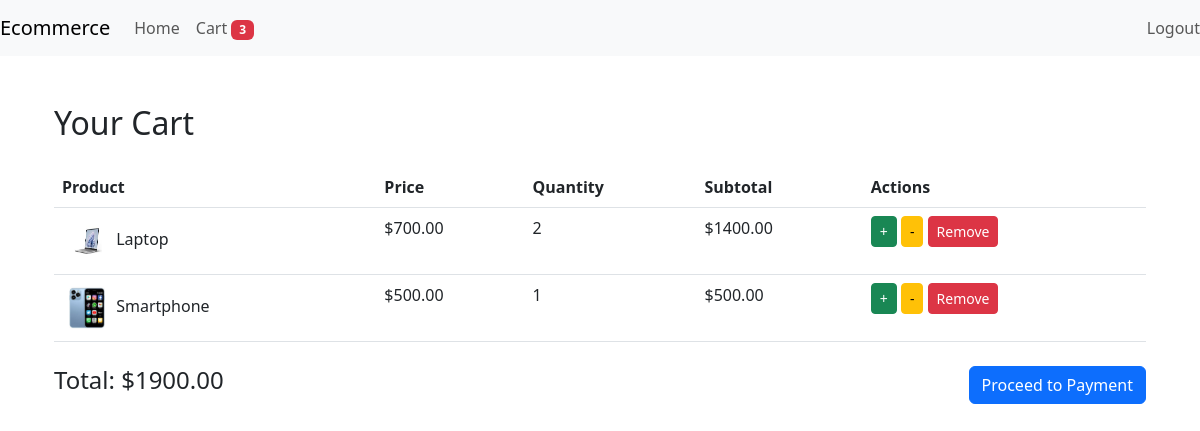
The app's page /cart/ (signed in) with its own data.
### app/models.py (models this page shows, shortened)
class Cart(models.Model):
    user = models.ForeignKey(User, on_delete=models.CASCADE)
    product = models.ForeignKey(Product, on_delete=models.CASCADE)
    quantity = models.PositiveIntegerField(default=1)

class Product(models.Model):
    product_id = models.AutoField(primary_key=True)
    product_name = models.CharField(max_length=100)
    product_category = models.CharField(max_length=50)
    product_price = models.DecimalField(max_digits=10, decimal_places=2)
    product_description = models.TextField()
    product_image = models.URLField()

### app/views.py (the view)
# urls.py: path('cart/', views.cart, name='cart'),
@login_required
def cart(request):
    if request.user.is_authenticated:
        cart_items = Cart.objects.filter(user=request.user)
        for item in cart_items:
            item.subtotal = item.quantity * item.product.product_price
        total = sum(item.subtotal for item in cart_items)
        cart_count = Cart.objects.filter(user=request.user).aggregate(total=Sum('quantity'))['total'] or 0
    else:
        cart_items = []
        total = 0
        cart_count = 0
    return render(request, 'app/cart.html', {'cart_items': cart_items, 'total': total, 'cart_count':cart_count })

### app/templates/app/cart.html (shortened to what this page needs)
{% extends "app/base.html" %}
{% block content %}
<div class="container mt-5">
    <h2>Your Cart</h2>
    <div id="cart-items" class="mt-4">
        {% if cart_items %}
            <table class="table">
                <thead>
                    <tr>
                        <th>Product</th>
                        <th>Price</th>
                        <th>Quantity</th>
                        <th>Subtotal</th>
                        <th>Actions</th>
                    </tr>
                </thead>
                <tbody>
                    {% for item in cart_items %}
                    <tr>
                        <td>
                            <img src="{{ item.product.product_image }}" alt="{{ item.product.product_name }}" style="width: 50px; height: 50px;">
                            {{ item.product.product_name }}
                        </td>
                        <td>${{ item.product.product_price }}</td>
                        <td>{{ item.quantity }}</td>
                        <td>${{ item.subtotal }}</td>
                        <td>
                            <a href="{% url 'cartpage_update_cart' item.product.product_id 'increment' %}" class="btn btn-success btn-sm">+</a>
                            <a href="{% url 'cartpage_update_cart' item.product.product_id 'decrement' %}" class="btn btn-warning btn-sm">-</a>
                            <a href="{% url 'cartpage_remove_from_cart' item.product.product_id %}" class="btn btn-danger btn-sm">Remove</a>
                        </td>
                    </tr>
                    {% endfor %}
                </tbody>
            </table>
        {% else %}
            <p>Your cart is empty.</p>
        {% endif %}
    </div>
    <div class="mt-4 d-flex justify-content-between align-items-center">
        <h4 id="total-bill">Total: ${{ total }}</h4>
        {% if cart_items %}
        <a href="{% url 'address' %}" class="btn btn-primary">Proceed to Payment</a>
        {% endif %}
    </div>
</div>
{% endblock %}

### records on screen
Cart: product.product_image (picture), product.product_name "Laptop", product.product_price "700.00", quantity "2", subtotal "1400.00"
Cart: product.product_image (picture), product.product_name "Smartphone", product.product_price "500.00", quantity "1", subtotal "500.00"

### other values on screen
{{ cart_count }} "3"
{{ total }} "1900.00"
